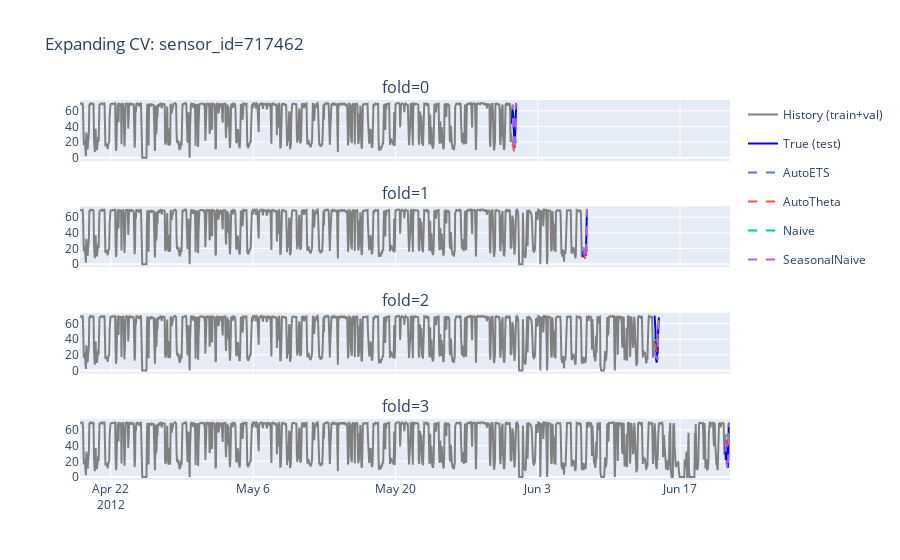

This figure's notebook cell:
### Code cell
plot_results_expanding_cv(df, all_results_df, num_samples_to_plot=1)
